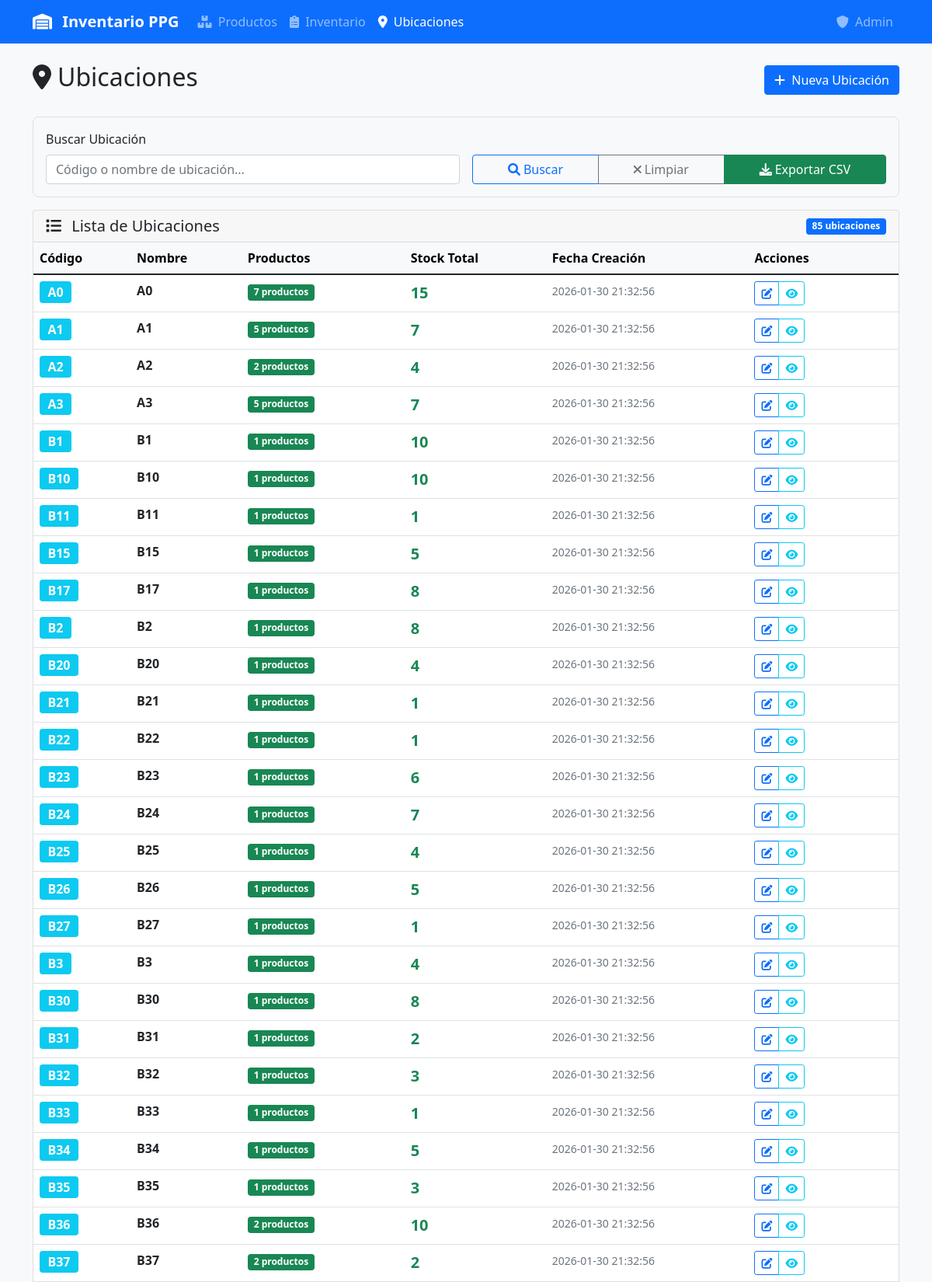
Page /ubicaciones (upper part) on the committed database.
### tables this page shows
CREATE TABLE ubicaciones (
            id INTEGER PRIMARY KEY AUTOINCREMENT,
            codigo TEXT UNIQUE NOT NULL,
            nombre TEXT NOT NULL,
            descripcion TEXT,
            empresa TEXT DEFAULT 'PPG',
            area TEXT DEFAULT 'Oficinas',
            nivel TEXT DEFAULT 'Planta Alta',
            seccion TEXT DEFAULT 'Anaquel Refacciones Maq Cepillo'
        , fecha_creacion TIMESTAMP, fecha_actualizacion TIMESTAMP);

### app.py (the view)
@app.route('/ubicaciones')
def ubicaciones():
    conn = get_db_connection()
    search = request.args.get('search', '').strip()
    query = '''
        SELECT u.id, u.codigo, u.nombre, u.fecha_creacion,
               COUNT(DISTINCT i.producto_id) as productos_count,
               COALESCE(SUM(i.cantidad), 0) as stock_total
        FROM ubicaciones u
        LEFT JOIN inventario i ON u.id = i.ubicacion_id
        WHERE 1=1
    '''
    params = []
    if search:
        query += ' AND (u.codigo LIKE ? OR u.nombre LIKE ?)'
        search_param = f'%{search}%'
        params.extend([search_param, search_param])
    query += ' GROUP BY u.id ORDER BY u.codigo'
    ubicaciones = conn.execute(query, params).fetchall()
    conn.close()
    return render_template('ubicaciones.html',
                         ubicaciones=ubicaciones,
                         filters={'search': search})

### app.py (called while the page is built)
def get_db_connection():
    conn = sqlite3.connect(DATABASE, timeout=20.0)
    conn.row_factory = sqlite3.Row
    conn.execute('PRAGMA journal_mode=WAL')
    conn.execute('PRAGMA busy_timeout=20000')
    return conn

### templates/ubicaciones.html (shortened to what this page needs)
{% extends "base.html" %}
{% block content %}
<div class="d-flex justify-content-between align-items-center mb-4">
    <h2><i class="fas fa-map-marker-alt me-2"></i>Ubicaciones</h2>
    <a href="{{ url_for('nueva_ubicacion') }}" class="btn btn-primary">
        <i class="fas fa-plus me-1"></i>
        Nueva Ubicación
    </a>
</div>
<div class="filter-card">
    <form method="GET" id="filtrosForm" class="row g-3">
        <div class="col-md-6">
            <label for="search" class="form-label">Buscar Ubicación</label>
            <input type="text" class="form-control" id="search" name="search"
                   value="{{ filters.search }}" placeholder="Código o nombre de ubicación...">
        </div>
        <div class="col-md-6 d-flex align-items-end">
            <div class="btn-group w-100" role="group">
                <button type="submit" class="btn btn-outline-primary" title="Buscar">
                    <i class="fas fa-search me-1"></i>Buscar
                </button>
                <button type="button" class="btn btn-outline-secondary" onclick="limpiarFiltros()" title="Limpiar">
                    <i class="fas fa-times me-1"></i>Limpiar
                </button>
                <button type="button" class="btn btn-success" onclick="exportarUbicaciones()" title="Exportar ubicaciones">
                    <i class="fas fa-download me-1"></i>Exportar CSV
                </button>
            </div>
        </div>
    </form>
</div>
<div class="card">
    <div class="card-header d-flex justify-content-between align-items-center">
        <h5 class="mb-0">
            <i class="fas fa-list me-2"></i>
            Lista de Ubicaciones
        </h5>
        <span class="badge bg-primary">{{ ubicaciones|length }} ubicaciones</span>
    </div>
    <div class="card-body p-0">
        {% if ubicaciones %}
        <div class="table-responsive">
            <table class="table table-hover mb-0">
                <thead class="table-light">
                    <tr>
                        <th>Código</th>
                        <th>Nombre</th>
                        <th>Productos</th>
                        <th>Stock Total</th>
                        <th>Fecha Creación</th>
                        <th>Acciones</th>
                    </tr>
                </thead>
                <tbody>
                    {% for ubicacion in ubicaciones %}
                    <tr>
                        <td>
                            <span class="badge bg-info fs-6">{{ ubicacion.codigo }}</span>
                        </td>
                        <td>
                            <strong>{{ ubicacion.nombre or ubicacion.codigo }}</strong>
                        </td>
                        <td>
                            {% if ubicacion.productos_count > 0 %}
                                <span class="badge bg-success">{{ ubicacion.productos_count }} productos</span>
                            {% else %}
                                <span class="text-muted">Sin productos</span>
                            {% endif %}
                        </td>
                        <td>
                            {% if ubicacion.stock_total > 0 %}
                                <span class="fs-5 fw-bold text-success">{{ ubicacion.stock_total }}</span>
                            {% else %}
                                <span class="text-muted">0</span>
                            {% endif %}
                        </td>
                        <td>
                            {% if ubicacion.fecha_creacion %}
                                <small class="text-muted">{{ ubicacion.fecha_creacion }}</small>
                            {% else %}
                                <small class="text-muted">N/A</small>
                            {% endif %}
                        </td>
                        <td>
                            <div class="btn-group" role="group">
                                <a href="{{ url_for('editar_ubicacion', id=ubicacion.id) }}"
                                   class="btn btn-sm btn-outline-primary" title="Editar ubicación">
                                    <i class="fas fa-edit"></i>
                                </a>
                                <button type="button" class="btn btn-sm btn-outline-info"
                                        onclick="verDetallesUbicacion({{ ubicacion.id }})" title="Ver detalles">
                                    <i class="fas fa-eye"></i>
                                </button>
                            </div>
                        </td>
                    </tr>
                    {% endfor %}
                </tbody>
            </table>
        </div>
        {% endif %}
    </div>
</div>
{% endblock %}

### templates/base.html (style rules this page uses)
.filter-card { background-color: #f8f9fa; border: 1px solid #dee2e6; border-radius: 0.5rem; padding: 1rem; margin-bottom: 1rem; }
.table-responsive { border-radius: 0.5rem; overflow: hidden; }

### rows in the picture
ubicaciones: codigo "A0", nombre "A0", productos_count "7", stock_total "15", fecha_creacion "2026-01-30 21:32:56"
ubicaciones: codigo "A1", nombre "A1", productos_count "5", stock_total "7", fecha_creacion "2026-01-30 21:32:56"
ubicaciones: codigo "A2", nombre "A2", productos_count "2", stock_total "4", fecha_creacion "2026-01-30 21:32:56"
ubicaciones: codigo "A3", nombre "A3", productos_count "5", stock_total "7", fecha_creacion "2026-01-30 21:32:56"
ubicaciones: codigo "B1", nombre "B1", productos_count "1", stock_total "10", fecha_creacion "2026-01-30 21:32:56"
ubicaciones: codigo "B10", nombre "B10", productos_count "1", stock_total "10", fecha_creacion "2026-01-30 21:32:56"
ubicaciones: codigo "B11", nombre "B11", productos_count "1", stock_total "1", fecha_creacion "2026-01-30 21:32:56"
ubicaciones: codigo "B15", nombre "B15", productos_count "1", stock_total "5", fecha_creacion "2026-01-30 21:32:56"
ubicaciones: codigo "B17", nombre "B17", productos_count "1", stock_total "8", fecha_creacion "2026-01-30 21:32:56"
ubicaciones: codigo "B2", nombre "B2", productos_count "1", stock_total "8", fecha_creacion "2026-01-30 21:32:56"
ubicaciones: codigo "B20", nombre "B20", productos_count "1", stock_total "4", fecha_creacion "2026-01-30 21:32:56"
ubicaciones: codigo "B21", nombre "B21", productos_count "1", stock_total "1", fecha_creacion "2026-01-30 21:32:56"
ubicaciones: codigo "B22", nombre "B22", productos_count "1", stock_total "1", fecha_creacion "2026-01-30 21:32:56"
ubicaciones: codigo "B23", nombre "B23", productos_count "1", stock_total "6", fecha_creacion "2026-01-30 21:32:56"
ubicaciones: codigo "B24", nombre "B24", productos_count "1", stock_total "7", fecha_creacion "2026-01-30 21:32:56"
ubicaciones: codigo "B25", nombre "B25", productos_count "1", stock_total "4", fecha_creacion "2026-01-30 21:32:56"
ubicaciones: codigo "B26", nombre "B26", productos_count "1", stock_total "5", fecha_creacion "2026-01-30 21:32:56"
ubicaciones: codigo "B27", nombre "B27", productos_count "1", stock_total "1", fecha_creacion "2026-01-30 21:32:56"
ubicaciones: codigo "B3", nombre "B3", productos_count "1", stock_total "4", fecha_creacion "2026-01-30 21:32:56"
ubicaciones: codigo "B30", nombre "B30", productos_count "1", stock_total "8", fecha_creacion "2026-01-30 21:32:56"
ubicaciones: codigo "B31", nombre "B31", productos_count "1", stock_total "2", fecha_creacion "2026-01-30 21:32:56"
ubicaciones: codigo "B32", nombre "B32", productos_count "1", stock_total "3", fecha_creacion "2026-01-30 21:32:56"
ubicaciones: codigo "B33", nombre "B33", productos_count "1", stock_total "1", fecha_creacion "2026-01-30 21:32:56"
ubicaciones: codigo "B34", nombre "B34", productos_count "1", stock_total "5", fecha_creacion "2026-01-30 21:32:56"
ubicaciones: codigo "B35", nombre "B35", productos_count "1", stock_total "3", fecha_creacion "2026-01-30 21:32:56"
ubicaciones: codigo "B36", nombre "B36", productos_count "2", stock_total "10", fecha_creacion "2026-01-30 21:32:56"
ubicaciones: codigo "B37", nombre "B37", productos_count "2", stock_total "2", fecha_creacion "2026-01-30 21:32:56"

### other values in the picture
{{ ubicaciones|length }} "85"
